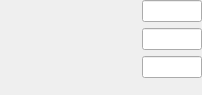
<?xml version="1.0" encoding="UTF-8"?>
<ui version="4.0">
 <class>Nedrysoft::RouteAnalyser::LatencyRibbonGroup</class>
 <widget class="QWidget" name="Nedrysoft::RouteAnalyser::LatencyRibbonGroup">
  <property name="geometry">
   <rect>
    <x>0</x>
    <y>0</y>
    <width>202</width>
    <height>95</height>
   </rect>
  </property>
  <property name="windowTitle">
   <string>LatencyRibbonGroup</string>
  </property>
  <layout class="QVBoxLayout" name="verticalLayout">
   <property name="spacing">
    <number>6</number>
   </property>
   <property name="leftMargin">
    <number>0</number>
   </property>
   <property name="topMargin">
    <number>0</number>
   </property>
   <property name="rightMargin">
    <number>0</number>
   </property>
   <property name="bottomMargin">
    <number>0</number>
   </property>
   <item>
    <layout class="QHBoxLayout" name="horizontalLayout" stretch="0,0">
     <property name="spacing">
      <number>6</number>
     </property>
     <item>
      <widget class="Nedrysoft::RouteAnalyser::LatencyWidget" name="idealWidget" native="true">
       <property name="sizePolicy">
        <sizepolicy hsizetype="MinimumExpanding" vsizetype="Minimum">
         <horstretch>0</horstretch>
         <verstretch>0</verstretch>
        </sizepolicy>
       </property>
       <property name="minimumSize">
        <size>
         <width>100</width>
         <height>0</height>
        </size>
       </property>
       <property name="maximumSize">
        <size>
         <width>16777215</width>
         <height>19</height>
        </size>
       </property>
       <property name="text" stdset="0">
        <string>ideal</string>
       </property>
      </widget>
     </item>
     <item>
      <widget class="Nedrysoft::Ribbon::RibbonLineEdit" name="idealLineEdit">
       <property name="sizePolicy">
        <sizepolicy hsizetype="Preferred" vsizetype="Minimum">
         <horstretch>0</horstretch>
         <verstretch>0</verstretch>
        </sizepolicy>
       </property>
       <property name="maximumSize">
        <size>
         <width>60</width>
         <height>16777215</height>
        </size>
       </property>
      </widget>
     </item>
    </layout>
   </item>
   <item>
    <layout class="QHBoxLayout" name="horizontalLayout_2" stretch="0,1">
     <property name="spacing">
      <number>6</number>
     </property>
     <item>
      <widget class="Nedrysoft::RouteAnalyser::LatencyWidget" name="warningWidget" native="true">
       <property name="sizePolicy">
        <sizepolicy hsizetype="MinimumExpanding" vsizetype="Minimum">
         <horstretch>0</horstretch>
         <verstretch>0</verstretch>
        </sizepolicy>
       </property>
       <property name="minimumSize">
        <size>
         <width>100</width>
         <height>0</height>
        </size>
       </property>
       <property name="maximumSize">
        <size>
         <width>16777215</width>
         <height>19</height>
        </size>
       </property>
       <property name="text" stdset="0">
        <string>warning</string>
       </property>
      </widget>
     </item>
     <item>
      <widget class="Nedrysoft::Ribbon::RibbonLineEdit" name="warningLineEdit">
       <property name="sizePolicy">
        <sizepolicy hsizetype="Expanding" vsizetype="Minimum">
         <horstretch>0</horstretch>
         <verstretch>0</verstretch>
        </sizepolicy>
       </property>
       <property name="maximumSize">
        <size>
         <width>60</width>
         <height>16777215</height>
        </size>
       </property>
      </widget>
     </item>
    </layout>
   </item>
   <item>
    <layout class="QHBoxLayout" name="horizontalLayout_3" stretch="0,0">
     <property name="spacing">
      <number>6</number>
     </property>
     <item>
      <widget class="Nedrysoft::RouteAnalyser::LatencyWidget" name="criticalWidget" native="true">
       <property name="sizePolicy">
        <sizepolicy hsizetype="MinimumExpanding" vsizetype="Minimum">
         <horstretch>0</horstretch>
         <verstretch>0</verstretch>
        </sizepolicy>
       </property>
       <property name="minimumSize">
        <size>
         <width>100</width>
         <height>0</height>
        </size>
       </property>
       <property name="maximumSize">
        <size>
         <width>16777215</width>
         <height>19</height>
        </size>
       </property>
       <property name="text" stdset="0">
        <string>critical</string>
       </property>
      </widget>
     </item>
     <item>
      <widget class="Nedrysoft::Ribbon::RibbonLineEdit" name="criticalLineEdit">
       <property name="sizePolicy">
        <sizepolicy hsizetype="Expanding" vsizetype="Minimum">
         <horstretch>0</horstretch>
         <verstretch>0</verstretch>
        </sizepolicy>
       </property>
       <property name="maximumSize">
        <size>
         <width>60</width>
         <height>16777215</height>
        </size>
       </property>
      </widget>
     </item>
    </layout>
   </item>
   <item>
    <spacer name="verticalSpacer">
     <property name="orientation">
      <enum>Qt::Vertical</enum>
     </property>
     <property name="sizeHint" stdset="0">
      <size>
       <width>20</width>
       <height>40</height>
      </size>
     </property>
    </spacer>
   </item>
  </layout>
 </widget>
 <customwidgets>
  <customwidget>
   <class>Nedrysoft::Ribbon::RibbonLineEdit</class>
   <extends>QLineEdit</extends>
   <header>Ribbon/RibbonLineEdit.h</header>
   <container>1</container>
  </customwidget>
  <customwidget>
   <class>Nedrysoft::RouteAnalyser::LatencyWidget</class>
   <extends>QWidget</extends>
   <header>LatencyWidget.h</header>
  </customwidget>
 </customwidgets>
 <resources>
  <include location="icons.qrc"/>
 </resources>
 <connections/>
</ui>
